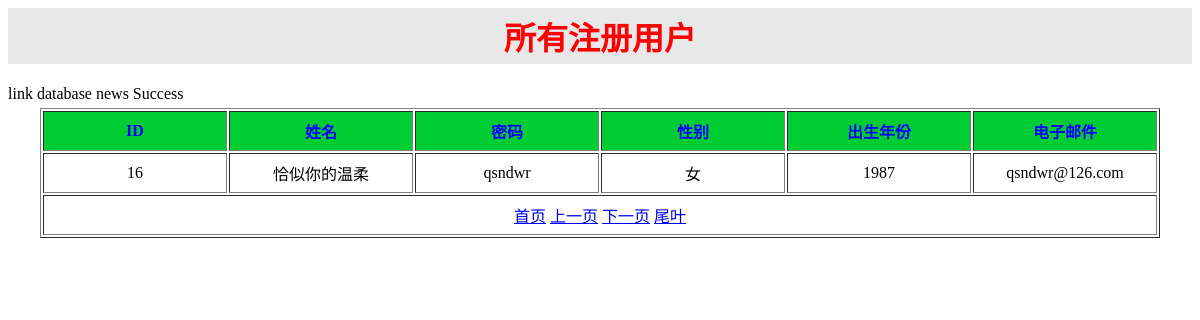
The page /admin/allUsers.php?page=4 on the database its author committed.
### tables this page shows
CREATE TABLE `user` (
  `userid` int(6) NOT NULL AUTO_INCREMENT,
  `username` varchar(24) NOT NULL,
  `userpsd` varchar(20) NOT NULL,
  `usesex` enum('0','1') NOT NULL DEFAULT '0',
  `borndate` int(4) NOT NULL DEFAULT '1999',
  `email` varchar(20) NOT NULL DEFAULT 'xxxxxxx@gmail.com',
  PRIMARY KEY (`userid`)
);

### admin/allUsers.php (the view, shortened to what this page needs)
<h1>所有注册用户</h1>
<?php
$link = @mysql_connect('127.0.0.1','root','root');
if($link){
	echo "link database news Success";
}else{
	echo "link database news Fail";
	exit;
}
@$page = $_GET['page']?$_GET['page']:1;
$table_size = 5;
$offset = ($page-1)*$table_size;
$sql = "select * from user";
$res = mysql_query($sql) ;
$totleSize = mysql_num_rows($res);
$pageMax = ceil($totleSize / $table_size);
$sql = "select * from user  limit {$offset},{$table_size}";
$res = mysql_query($sql) ;
$rows = array();
while( $row = mysql_fetch_assoc($res) ){
	$rows[] = $row;
}
?>
<table border='1'>
	<thead>
		<tr>
			<th>ID</th>
			<th>姓名</th>
			<th>密码</th>
			<th>性别</th>
			<th>出生年份</th>
			<th>电子邮件</th>
		</tr>
	</thead>
	<?php foreach($rows as $value):?>
	<tbody>
		<tr>
			<td><?php echo ("{$value['userid']}");?></td>
			<td><?php echo ("{$value['username']}");?></td>
			<td><?php echo ("{$value['userpsd']}");?></td>
			<td><?php echo (( 0==$value['usesex'] )?'女':'男');?></td>
			<td><?php echo ("{$value['borndate']}");?></td>
			<td><?php echo ("{$value['email']}");?></td>
		</tr>
	</tbody>
	<?php endforeach;?>
	<tr style="text-align:center">
		<td colspan='6'>
			<a href="./allUsers.php?page=1">首页</a>
			<a href="./allUsers.php?page=<?php echo $page <= 1 ? $page : $page-1; ?>">上一页</a>
			<a href="./allUsers.php?page=<?php echo $page >= $pageMax ? $page : $page+1; ?>">下一页</a>
			<a href="./allUsers.php?page=<?php echo $pageMax; ?>">尾叶<a>
		</td>
	</tr>
</table>

### admin/allUsers.php (style rules this page uses)
h1 { text-align:center; color:red; padding:5px; background: #e8e8e8; }
table { margin:5px auto; }
th { width:180px; height:40px; background:#00cc33; color:#0000ff; border-collapse:collapse; }
td { width:180px; height:40px; text-align:center; }

### rows shown on the page
user: userid "16", username "恰似你的温柔", userpsd "qsndwr", usesex "女", borndate "1987", email "qsndwr@126.com"
